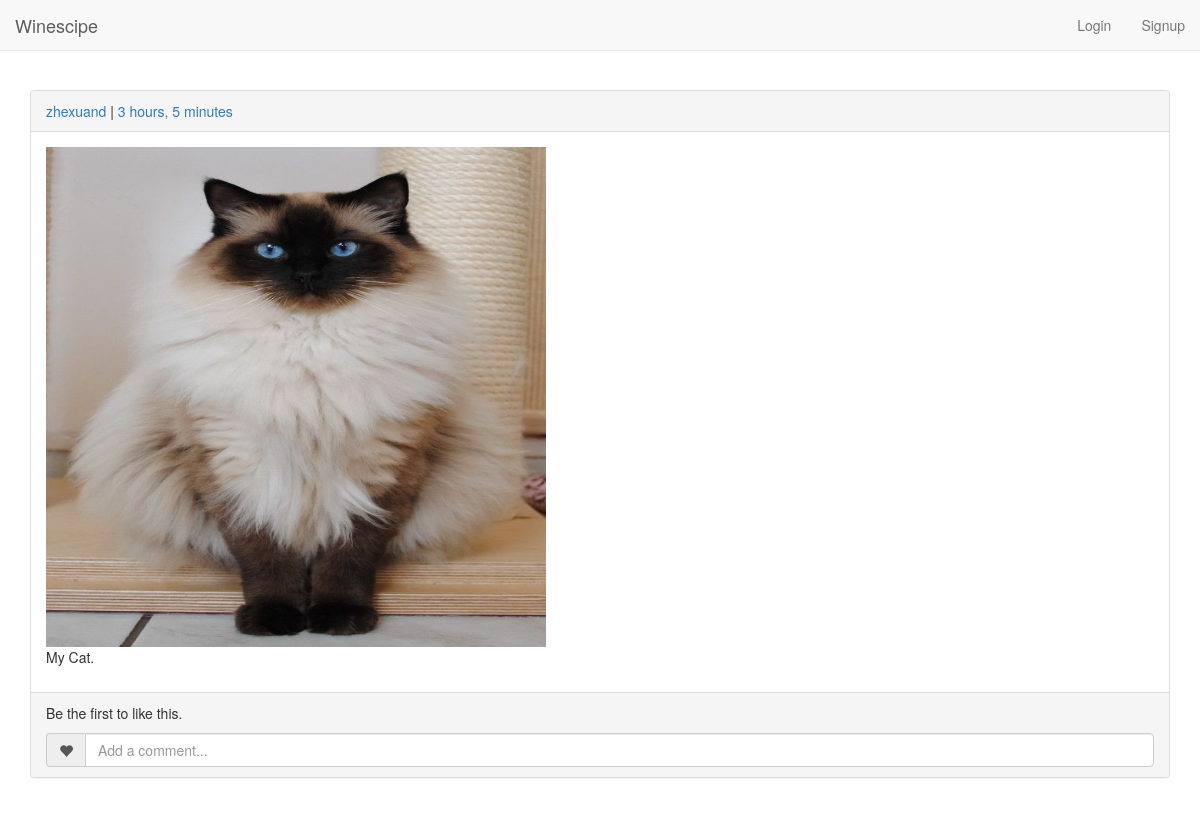
/p/04jh0P1Yug/, run on an earlier commit of the app's database.
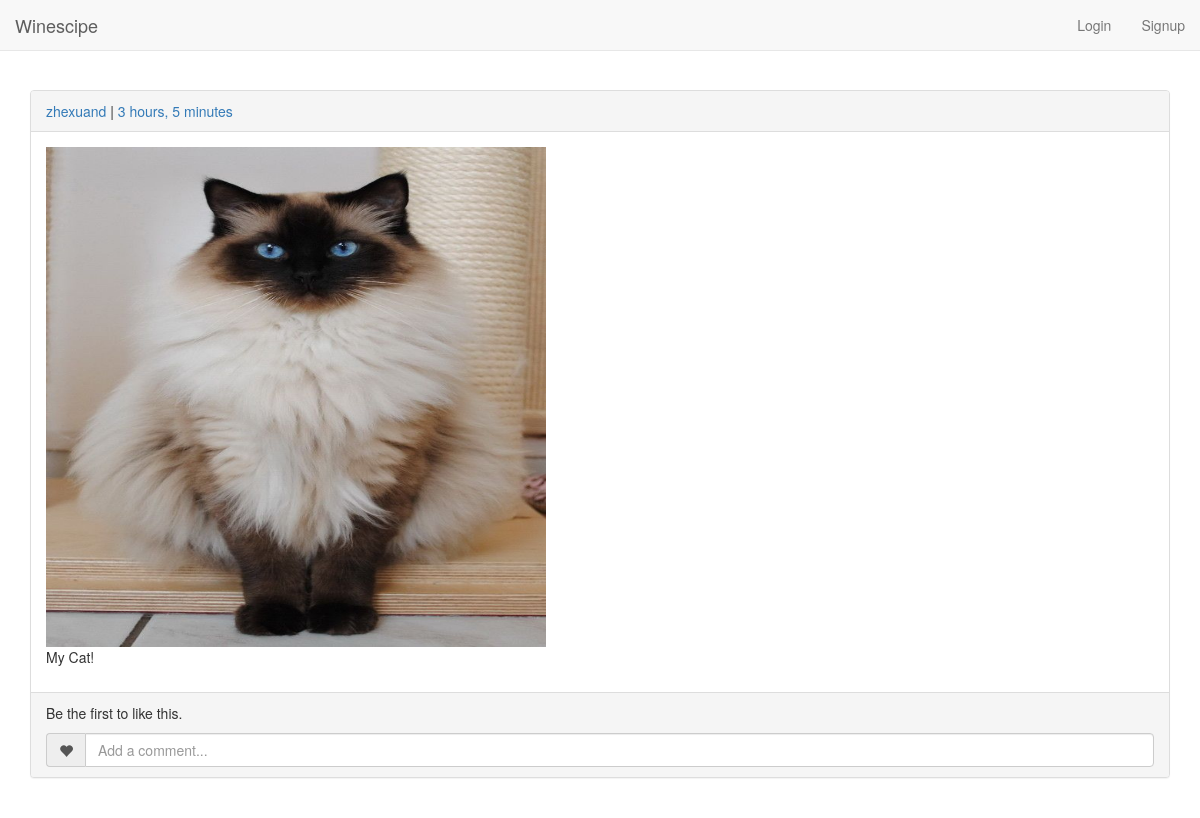
And on a later commit of the database.
### posts/models.py (models this page shows, shortened)
@python_2_unicode_compatible
class Post(models.Model):
    author = models.ForeignKey(User, related_name='post')
    slug = models.SlugField(unique=True, max_length=10, default=generate_id)
    photo = models.FileField(upload_to='posts_photo')
    caption = models.CharField(max_length=50, blank=True)
    date_created = models.DateTimeField(auto_now_add=True)
    date_updated = models.DateTimeField(auto_now=True)
    class Meta:
        verbose_name_plural = 'Posts'
        ordering = ['-date_created', ]

### accounts/models.py (models this page shows, shortened)
@python_2_unicode_compatible
class User(AbstractBaseUser):
    email = models.EmailField(
        verbose_name='email address',
        max_length=255,
        unique=True,
    )
    username = models.CharField(
        verbose_name='username',
        max_length=30,
        unique=True,
    )
    name = models.CharField(max_length=30, blank=True)
    is_active = models.BooleanField(default=True)
    is_admin = models.BooleanField(default=False)
    objects = UserManager()
    USERNAME_FIELD = 'username'
    REQUIRED_FIELDS = ['email']
    def __str__(self):
        return self.username
    def get_absolute_url(self):
        return reverse('accounts:profile', kwargs={'username': self.username})

### posts/views.py (the view)
class DetailPostView(
        views.LoginRequiredMixin,
        generic.DetailView
):
    model = Post
    template_name = 'posts/post_detail.html'
    context_object_name = 'post'
    def get_context_data(self, **kwargs):
        context = super(DetailPostView, self).get_context_data(**kwargs)
        context['post'] = get_post(self.kwargs['slug'])
        return context

### posts/helpers.py (called while the page is built)
def get_post(slug=None):
    if not slug:
        return None
    post = Post.objects \
               .select_related('author') \
               .prefetch_related(
                   Prefetch(
                       'liked_post',
                       queryset=Like.objects.select_related('user'),
                       to_attr='liker'
                       )) \
               .get(slug=slug)
    post.liker = [liker.user for liker in post.liker]
    return post

### posts/templates/posts/post_detail.html (shortened to what this page needs)
{% extends 'base.html' %}
{% block content %}
    {% include 'posts/post.html' %}
{% endblock %}

### posts/templates/posts/post.html (shortened to what this page needs)
<div id="{{ post.slug }}" class="panel panel-default">
    <div class="panel-heading">
        <a href="{{ post.author.get_absolute_url }}">{{ post.author }}</a> |
        <a href="{% url 'posts:view' post.slug %}">{{ post.date_created|timesince }}</a>
    </div>
    <div class="panel-body">
        <img src="{{ post.photo.url }}" alt="{{ post.caption }}" width="500px" height="500px" />
        <p>{{ post.caption }}</p>
    </div>
    <div class="panel-footer">
        {% if post.liker|length %}
            <a href="#" data-toggle="modal" data-target="#{{ post.slug }}_likers_modal">Likes: {{ post.liker|length }}</a>
            {% include 'posts/likers.html' %}
        {% else %}
            <p>Be the first to like this.</p>
        {% endif %}
        <div class="input-group">
            {% if user in post.liker %}
                <a href="{% url 'posts:unlike' post.slug %}" class="input-group-addon btn btn-default red"><span class="glyphicon glyphicon-heart" id="comment"></span></a>
            {% else %}
                <a href="{% url 'posts:like' post.slug %}" class="input-group-addon btn btn-default"><span class="glyphicon glyphicon-heart" id="comment"></span></a>
            {% endif %}
        <input type="text" class="form-control" placeholder="Add a comment..." aria-describedby="comment">
        </div>
    </div>
</div>

What changed in the data, as far as the page shows it:
changed Post "zhexuand": caption "My Cat." → "My Cat!"
